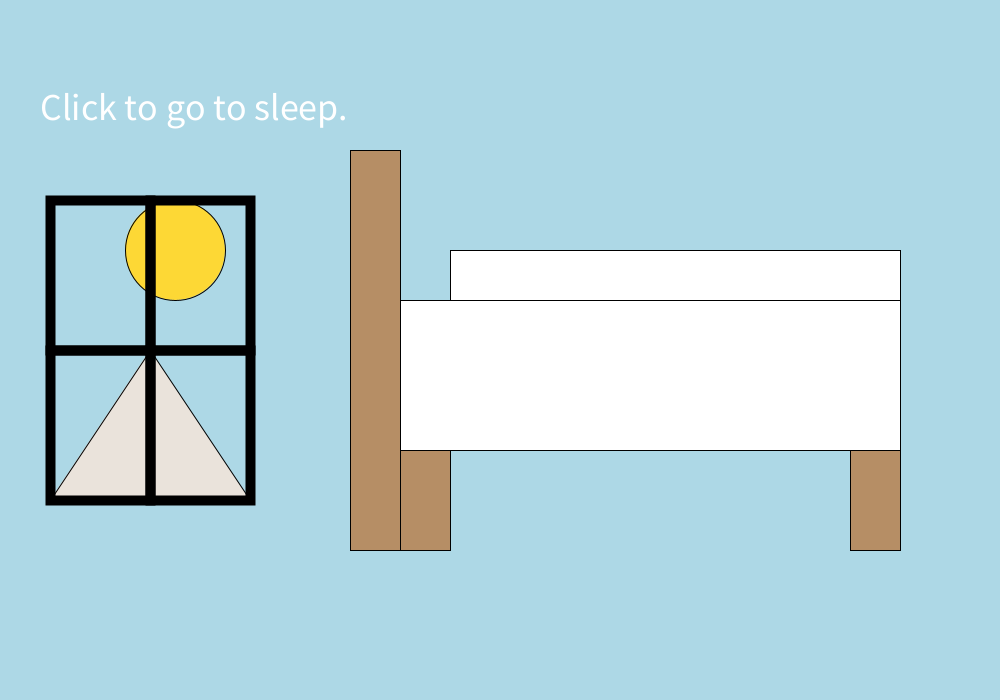
Frame 1 (no input)
Frame 60 (the mouse pressed at the canvas centre just before this capture): identical to frame 1, image omitted
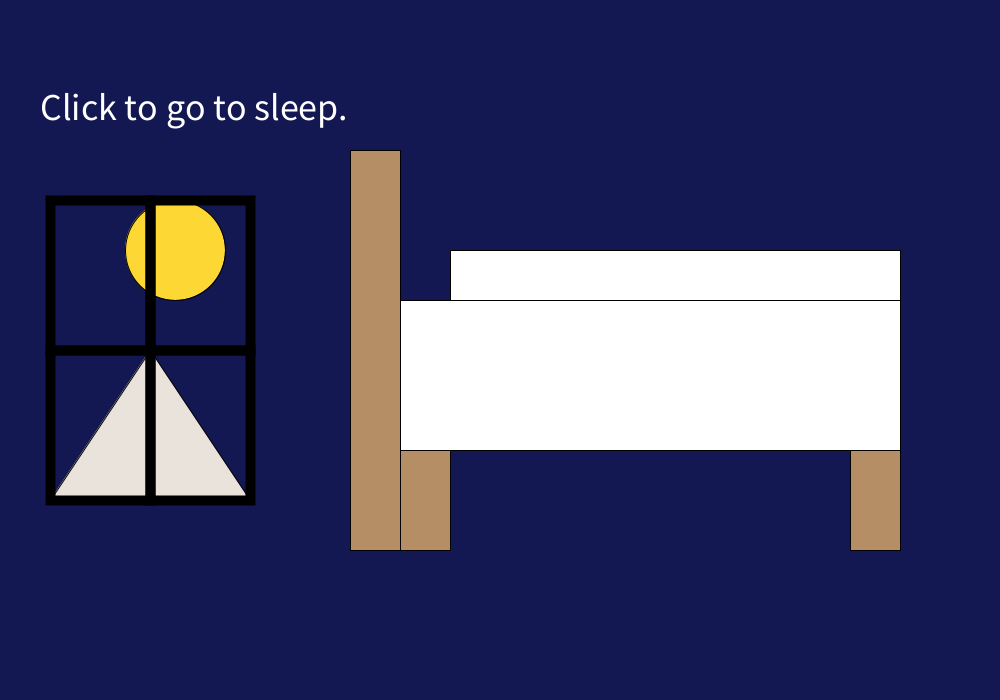
Frame 120 (the mouse held since frame 60 and released just before this capture)

The Processing sketch that drew these frames (run headless with seeded random() and noise(); from frame 60 on, the mouse is pressed at the canvas centre):

// Processing sketch: functions_spring_break
// ── functions_spring_break.pde
String userChoice = "Not chosen";
float x;
float y;


void setup(){
  size(1000, 700);
  
}

void draw(){
  background(#ADD8E6);
  if (userChoice == "Sleep") {
    background(#141852);  
}

bed(500, 100, 100, true);
push();
fill(#fdd835);
circle(175, 250, 100);
fill(#EAE3DB);
triangle(150, 350, 50, 500, 250, 500);
pop();
window(50, 200, 100, 150);
window(50, 350, 100, 150);
window(150, 200, 100, 150);
window(150, 350, 100, 150);


textSize(38);
text("Click to go to sleep.", 40, 120); 


}

void bed(float xCenter, float yBottom, float h, boolean Bed) {
fill(#FFFFFF);
  rect(xCenter - 100, yBottom + 200, 500, 150);
  fill(#B68E65);
  rect(xCenter - 100, yBottom + 350, 50, 100);
  rect(xCenter + 350, yBottom + 350, 50, 100);
  rect(xCenter - 150, yBottom + 50, 50, 400);
fill(#FFFFFF);
  rect(xCenter - 50, yBottom + 150, 450, 50);
}


void window(float xCenter, float yBottom, float h, float Window){
push();
  noFill();
strokeWeight(10);
  rect(xCenter, yBottom, h, Window);
pop();
}



void mousePressed() {
  if (
    (mouseX > 0 &&
    mouseX < 801 &&
    mouseY > 0 && mouseY < 801)) {
    userChoice = "Sleep";
  } else {
    userChoice = "Not Chosen";
 }
  println(userChoice);
}
